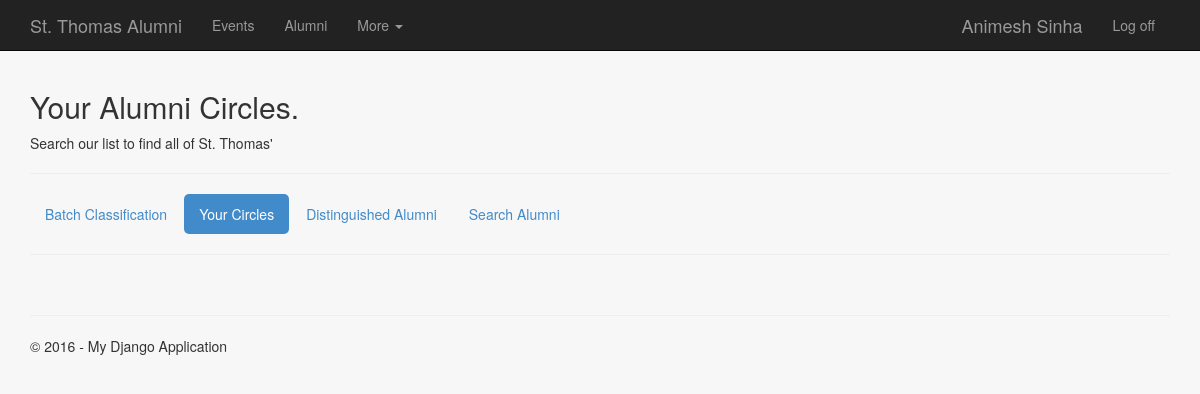
The app's page /alumni/circles/ (signed in), older data.
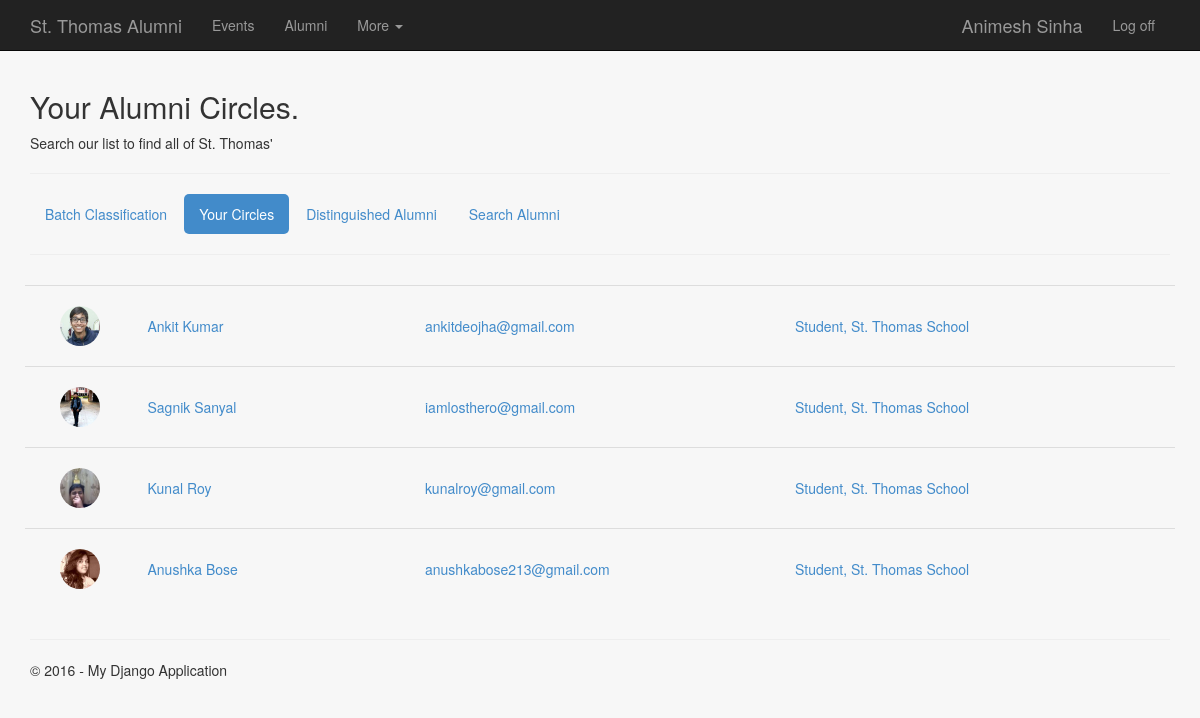
The same page, newer data.
### app/models.py (models this page shows, shortened)
class Circle(models.Model):
    FRIENDSHIP_CHOICES = (
        ('FR', 'Friends'),
        ('AQ', 'Acquaintences'),
    )
    user = models.ForeignKey(Alumnus, related_name='alumnus_user')
    friend = models.ForeignKey(Alumnus, related_name='alumnus_friend')
    type = models.CharField(max_length=2, choices=FRIENDSHIP_CHOICES)

class Alumnus(models.Model):
    class Meta:
        verbose_name_plural = "Alumni"
    user = models.OneToOneField(User, on_delete=models.CASCADE)
    jobtitle = models.CharField(max_length=50)
    workplace = models.CharField(max_length=100)
    batch = models.IntegerField()
    picture = models.ImageField(upload_to='profile/', default='profile/_defaultavatar.png')

### app/views.py (the view)
# urls.py: url(r'^alumni/circles/$', app.views.alumni_circles, name='alumni/circles'),
def alumni_circles(request):
    assert isinstance(request, HttpRequest)
    return render(
        request,
        'app/alumni_circles.html',
        {
            'title':'Your Alumni Circles',
            'people':Circle.objects.filter(user=Alumnus.objects.get(user=request.user)).only('friend'),
            'year':datetime.now().year,
        }
    )

### app/templates/app/alumni_circles.html
{% extends "app/layout.html" %}
{% block content %}
<h2>{{ title }}.</h2>
<p>Search our list to find all of St. Thomas' </p>
<hr />
<ul class="nav nav-pills">
    <li role="presentation"><a href="{% url 'alumni/batches' %}">Batch Classification</a></li>
    <li class="active" role="presentation"><a href="#">Your Circles</a></li>
    <li role="presentation"><a href="{% url 'alumni/distinguished' %}">Distinguished Alumni</a></li>
    <li role="presentation"><a href="{% url 'alumni/search' %}">Search Alumni</a></li>
</ul>
<hr />
<div class="people-list">
    {% for person in people %}
        <div class="row people-item">
            <a href="/profile/{{ person.friend.user.username }}">
                <div class="col-sm-1 col-xs-3">
                    <img src="{{ person.friend.picture.url }}" class="img-circle" height="40" width="40"/>
                </div>
                <div class="col-sm-3 col-xs-9 people-data">{{ person.friend.user.first_name }} {{ person.friend.user.last_name }}</div>
                <div class="col-sm-4 hidden-xs people-data hide-for-small">{{ person.friend.user.email }}</div>
                <div class="col-sm-4 hidden-xs people-data">{{ person.friend.jobtitle }}, {{ person.friend.workplace }}</div>
            </a>
        </div>
    {% endfor %}
</div>
{% endblock %}

### app/templates/app/layout.html (shortened to what this page needs)
﻿<!DOCTYPE html>
<html>
<head>
    {% load staticfiles %}
    <link rel="stylesheet" type="text/css" href="{% static 'app/content/bootstrap.min.css' %}" />
    <link rel="stylesheet" type="text/css" href="{% static 'app/content/site.css' %}" />
</head>
<body>
    <div class="navbar navbar-inverse navbar-fixed-top">
        <div class="container">
            <div class="navbar-header">
                <a href="/" class="navbar-brand">St. Thomas Alumni</a>
            </div>
            <div class="navbar-collapse collapse">
                <ul class="nav navbar-nav">
                    <li><a href="{% url 'events' %}">Events</a></li>
                    <li><a href="{% url 'alumni' %}">Alumni</a></li>
                    <li class="dropdown">
                        <a class="dropdown-toggle" data-toggle="dropdown" role="button"
                               aria-haspopup="true" aria-expanded="false">
                            More <span class="caret"></span>
                        </a>
                    </li>
                </ul>
                {% include 'app/loginpartial.html' %}
            </div>
        </div>
    </div>
    <div class="container body-content">
{% block content %}{% endblock %}
        <hr/>
        <footer>
            <p>&copy; {{ year }} - My Django Application</p>
        </footer>
    </div>
</body>
</html>

### app/templates/app/loginpartial.html (shortened to what this page needs)
{% if user.is_authenticated %}
<form id="logoutForm" action="/logout" method="post" class="navbar-right">
    <ul class="nav navbar-nav navbar-right">
        <li><span class="navbar-brand">{{ user.first_name }} {{ user.last_name }}</span></li>
        <li><a href="javascript:document.getElementById('logoutForm').submit()">Log off</a></li>
    </ul>
</form>
{% else %}
<ul class="nav navbar-nav navbar-right">
    <li><a href="{% url 'login' %}">Log in</a></li>
</ul>
{% endif %}

### app/static/app/content/site.css (style rules this page uses)
.body-content { padding-left: 15px; padding-right: 15px; }
div.navbar form { margin-bottom: 0; }
div.people-list { padding: 10px; }
div.people-list div.people-item { border-top: thin solid; border-color: #DDDDDD; padding: 20px; }
div.people-list div.people-item div.people-data { padding: 10px; }

Row changes from the older to the newer data that the page shows:
added Circle: friend.picture (picture), friend.user.first_name "Ankit", friend.user.last_name "Kumar", friend.user.email "ankitdeojha@gmail.com", friend.jobtitle "Student", friend.workplace "St. Thomas School"
added Circle: friend.picture (picture), friend.user.first_name "Sagnik", friend.user.last_name "Sanyal", friend.user.email "iamlosthero@gmail.com", friend.jobtitle "Student", friend.workplace "St. Thomas School"
added Circle: friend.picture (picture), friend.user.first_name "Kunal", friend.user.last_name "Roy", friend.user.email "kunalroy@gmail.com", friend.jobtitle "Student", friend.workplace "St. Thomas School"
added Circle: friend.picture (picture), friend.user.first_name "Anushka", friend.user.last_name "Bose", friend.user.email "anushkabose213@gmail.com", friend.jobtitle "Student", friend.workplace "St. Thomas School"
